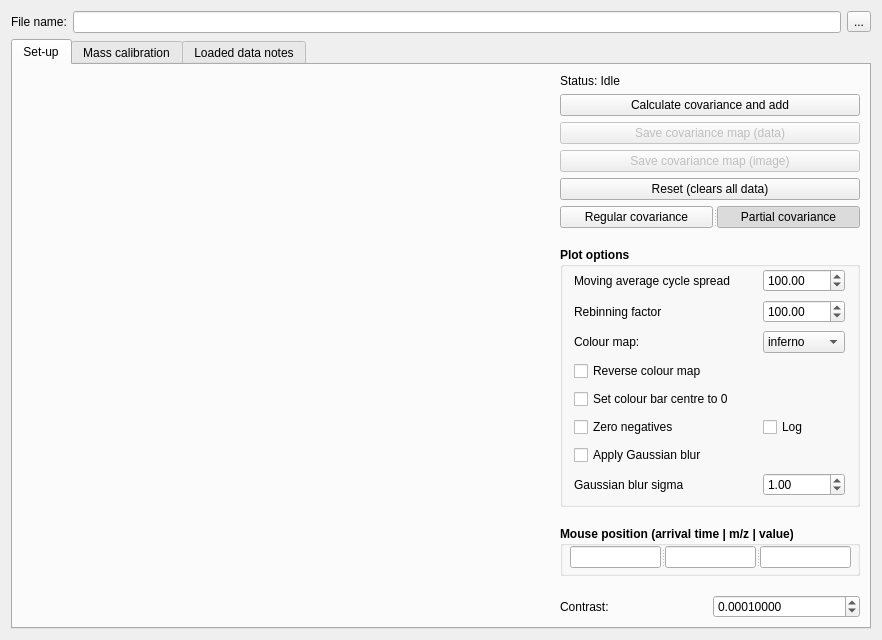
<?xml version="1.0" encoding="UTF-8"?>
<ui version="4.0">
 <class>Form</class>
 <widget class="QWidget" name="Form">
  <property name="geometry">
   <rect>
    <x>0</x>
    <y>0</y>
    <width>878</width>
    <height>636</height>
   </rect>
  </property>
  <property name="windowTitle">
   <string>Partial covariance plotter - OU version</string>
  </property>
  <layout class="QGridLayout" name="gridLayout_2">
   <item row="1" column="2">
    <widget class="QToolButton" name="openFile">
     <property name="text">
      <string>...</string>
     </property>
    </widget>
   </item>
   <item row="1" column="0">
    <widget class="QLabel" name="label_6">
     <property name="text">
      <string>File name:</string>
     </property>
    </widget>
   </item>
   <item row="2" column="0" colspan="3">
    <widget class="QTabWidget" name="tabWidget">
     <property name="sizePolicy">
      <sizepolicy hsizetype="MinimumExpanding" vsizetype="MinimumExpanding">
       <horstretch>0</horstretch>
       <verstretch>0</verstretch>
      </sizepolicy>
     </property>
     <property name="minimumSize">
      <size>
       <width>860</width>
       <height>590</height>
      </size>
     </property>
     <property name="currentIndex">
      <number>0</number>
     </property>
     <widget class="QWidget" name="tab">
      <attribute name="title">
       <string>Set-up</string>
      </attribute>
      <layout class="QHBoxLayout" name="horizontalLayout">
       <item>
        <widget class="PlotWidget" name="covMapWidget" native="true">
         <property name="sizePolicy">
          <sizepolicy hsizetype="Expanding" vsizetype="Expanding">
           <horstretch>5</horstretch>
           <verstretch>5</verstretch>
          </sizepolicy>
         </property>
         <property name="minimumSize">
          <size>
           <width>300</width>
           <height>300</height>
          </size>
         </property>
        </widget>
       </item>
       <item>
        <layout class="QVBoxLayout" name="verticalLayout">
         <item>
          <widget class="QLabel" name="guiStatus">
           <property name="sizePolicy">
            <sizepolicy hsizetype="Preferred" vsizetype="Preferred">
             <horstretch>0</horstretch>
             <verstretch>0</verstretch>
            </sizepolicy>
           </property>
           <property name="minimumSize">
            <size>
             <width>300</width>
             <height>0</height>
            </size>
           </property>
           <property name="maximumSize">
            <size>
             <width>300</width>
             <height>16777215</height>
            </size>
           </property>
           <property name="text">
            <string>Status: Idle</string>
           </property>
          </widget>
         </item>
         <item>
          <widget class="QPushButton" name="plotCovariance">
           <property name="enabled">
            <bool>true</bool>
           </property>
           <property name="font">
            <font>
             <bold>false</bold>
            </font>
           </property>
           <property name="text">
            <string>Calculate covariance and add</string>
           </property>
           <property name="checkable">
            <bool>false</bool>
           </property>
          </widget>
         </item>
         <item>
          <widget class="QPushButton" name="saveCovMapData">
           <property name="enabled">
            <bool>false</bool>
           </property>
           <property name="text">
            <string>Save covariance map (data)</string>
           </property>
          </widget>
         </item>
         <item>
          <widget class="QPushButton" name="saveCovMapImage">
           <property name="enabled">
            <bool>false</bool>
           </property>
           <property name="text">
            <string>Save covariance map (image)</string>
           </property>
          </widget>
         </item>
         <item>
          <widget class="QPushButton" name="resetCovMap">
           <property name="text">
            <string>Reset (clears all data)</string>
           </property>
          </widget>
         </item>
         <item>
          <widget class="QSplitter" name="splitter">
           <property name="orientation">
            <enum>Qt::Horizontal</enum>
           </property>
           <widget class="QPushButton" name="plotRegCovarButton">
            <property name="text">
             <string>Regular covariance</string>
            </property>
            <property name="checkable">
             <bool>true</bool>
            </property>
            <property name="autoExclusive">
             <bool>true</bool>
            </property>
           </widget>
           <widget class="QPushButton" name="plotPCovarButton">
            <property name="text">
             <string>Partial covariance</string>
            </property>
            <property name="checkable">
             <bool>true</bool>
            </property>
            <property name="checked">
             <bool>true</bool>
            </property>
            <property name="autoExclusive">
             <bool>true</bool>
            </property>
           </widget>
          </widget>
         </item>
         <item>
          <spacer name="verticalSpacer">
           <property name="orientation">
            <enum>Qt::Vertical</enum>
           </property>
           <property name="sizeHint" stdset="0">
            <size>
             <width>20</width>
             <height>40</height>
            </size>
           </property>
          </spacer>
         </item>
         <item>
          <widget class="QGroupBox" name="groupBox_3">
           <property name="sizePolicy">
            <sizepolicy hsizetype="Fixed" vsizetype="Fixed">
             <horstretch>0</horstretch>
             <verstretch>0</verstretch>
            </sizepolicy>
           </property>
           <property name="minimumSize">
            <size>
             <width>300</width>
             <height>260</height>
            </size>
           </property>
           <property name="font">
            <font>
             <bold>true</bold>
            </font>
           </property>
           <property name="title">
            <string>Plot options</string>
           </property>
           <widget class="QWidget" name="layoutWidget">
            <property name="geometry">
             <rect>
              <x>14</x>
              <y>20</y>
              <width>271</width>
              <height>231</height>
             </rect>
            </property>
            <layout class="QGridLayout" name="gridLayout_4">
             <item row="0" column="0">
              <widget class="QLabel" name="label_8">
               <property name="font">
                <font>
                 <bold>false</bold>
                </font>
               </property>
               <property name="text">
                <string>Moving average cycle spread</string>
               </property>
              </widget>
             </item>
             <item row="1" column="1">
              <widget class="QDoubleSpinBox" name="rebinSpin">
               <property name="font">
                <font>
                 <bold>false</bold>
                </font>
               </property>
               <property name="minimum">
                <double>10.000000000000000</double>
               </property>
               <property name="maximum">
                <double>1000.000000000000000</double>
               </property>
               <property name="value">
                <double>100.000000000000000</double>
               </property>
              </widget>
             </item>
             <item row="4" column="0">
              <widget class="QCheckBox" name="cBarCentreZeroCheck">
               <property name="sizePolicy">
                <sizepolicy hsizetype="MinimumExpanding" vsizetype="Fixed">
                 <horstretch>0</horstretch>
                 <verstretch>0</verstretch>
                </sizepolicy>
               </property>
               <property name="font">
                <font>
                 <bold>false</bold>
                </font>
               </property>
               <property name="text">
                <string>Set colour bar centre to 0</string>
               </property>
              </widget>
             </item>
             <item row="1" column="0">
              <widget class="QLabel" name="label_9">
               <property name="font">
                <font>
                 <bold>false</bold>
                </font>
               </property>
               <property name="text">
                <string>Rebinning factor</string>
               </property>
              </widget>
             </item>
             <item row="7" column="1">
              <widget class="QDoubleSpinBox" name="gaussBlurSigma">
               <property name="font">
                <font>
                 <bold>false</bold>
                </font>
               </property>
               <property name="minimum">
                <double>0.010000000000000</double>
               </property>
               <property name="singleStep">
                <double>0.250000000000000</double>
               </property>
               <property name="value">
                <double>1.000000000000000</double>
               </property>
              </widget>
             </item>
             <item row="5" column="0">
              <widget class="QCheckBox" name="zeroNegativeCheck">
               <property name="font">
                <font>
                 <bold>false</bold>
                </font>
               </property>
               <property name="text">
                <string>Zero negatives</string>
               </property>
              </widget>
             </item>
             <item row="2" column="0">
              <widget class="QLabel" name="label_7">
               <property name="font">
                <font>
                 <bold>false</bold>
                </font>
               </property>
               <property name="text">
                <string>Colour map:</string>
               </property>
              </widget>
             </item>
             <item row="6" column="0">
              <widget class="QCheckBox" name="gaussBlurCheck">
               <property name="font">
                <font>
                 <bold>false</bold>
                </font>
               </property>
               <property name="text">
                <string>Apply Gaussian blur</string>
               </property>
              </widget>
             </item>
             <item row="7" column="0">
              <widget class="QLabel" name="label_21">
               <property name="font">
                <font>
                 <bold>false</bold>
                </font>
               </property>
               <property name="text">
                <string>Gaussian blur sigma</string>
               </property>
              </widget>
             </item>
             <item row="2" column="1">
              <widget class="QComboBox" name="colourMapCombo">
               <property name="font">
                <font>
                 <bold>false</bold>
                </font>
               </property>
               <item>
                <property name="text">
                 <string>inferno</string>
                </property>
               </item>
               <item>
                <property name="text">
                 <string>viridis</string>
                </property>
               </item>
               <item>
                <property name="text">
                 <string>magma</string>
                </property>
               </item>
               <item>
                <property name="text">
                 <string>CET-L1</string>
                </property>
               </item>
               <item>
                <property name="text">
                 <string>CET-L3</string>
                </property>
               </item>
               <item>
                <property name="text">
                 <string>CET-L7</string>
                </property>
               </item>
               <item>
                <property name="text">
                 <string>CET-L8</string>
                </property>
               </item>
               <item>
                <property name="text">
                 <string>CET-L12</string>
                </property>
               </item>
               <item>
                <property name="text">
                 <string>CET-L16</string>
                </property>
               </item>
               <item>
                <property name="text">
                 <string>CET-L17</string>
                </property>
               </item>
               <item>
                <property name="text">
                 <string>CET-L18</string>
                </property>
               </item>
               <item>
                <property name="text">
                 <string>CET-L19</string>
                </property>
               </item>
               <item>
                <property name="text">
                 <string>CET-D1</string>
                </property>
               </item>
               <item>
                <property name="text">
                 <string>CET-D1A</string>
                </property>
               </item>
               <item>
                <property name="text">
                 <string>CET-D2</string>
                </property>
               </item>
               <item>
                <property name="text">
                 <string>CET-D3</string>
                </property>
               </item>
              </widget>
             </item>
             <item row="0" column="1">
              <widget class="QDoubleSpinBox" name="movAvgSpread">
               <property name="font">
                <font>
                 <bold>false</bold>
                </font>
               </property>
               <property name="minimum">
                <double>1.000000000000000</double>
               </property>
               <property name="maximum">
                <double>10000.000000000000000</double>
               </property>
               <property name="value">
                <double>100.000000000000000</double>
               </property>
              </widget>
             </item>
             <item row="3" column="0">
              <widget class="QCheckBox" name="reverseCMap">
               <property name="font">
                <font>
                 <bold>false</bold>
                </font>
               </property>
               <property name="text">
                <string>Reverse colour map</string>
               </property>
              </widget>
             </item>
             <item row="5" column="1">
              <widget class="QCheckBox" name="logScaleCheck">
               <property name="font">
                <font>
                 <bold>false</bold>
                </font>
               </property>
               <property name="text">
                <string>Log</string>
               </property>
              </widget>
             </item>
            </layout>
           </widget>
          </widget>
         </item>
         <item>
          <spacer name="verticalSpacer_2">
           <property name="orientation">
            <enum>Qt::Vertical</enum>
           </property>
           <property name="sizeHint" stdset="0">
            <size>
             <width>20</width>
             <height>40</height>
            </size>
           </property>
          </spacer>
         </item>
         <item>
          <widget class="QGroupBox" name="groupBox">
           <property name="minimumSize">
            <size>
             <width>0</width>
             <height>50</height>
            </size>
           </property>
           <property name="font">
            <font>
             <bold>true</bold>
            </font>
           </property>
           <property name="title">
            <string>Mouse position (arrival time | m/z | value)</string>
           </property>
           <widget class="QSplitter" name="splitter_2">
            <property name="geometry">
             <rect>
              <x>10</x>
              <y>20</y>
              <width>281</width>
              <height>22</height>
             </rect>
            </property>
            <property name="orientation">
             <enum>Qt::Horizontal</enum>
            </property>
            <widget class="QLineEdit" name="timeMousePosition">
             <property name="maximumSize">
              <size>
               <width>100</width>
               <height>16777215</height>
              </size>
             </property>
             <property name="font">
              <font>
               <bold>false</bold>
              </font>
             </property>
             <property name="readOnly">
              <bool>true</bool>
             </property>
            </widget>
            <widget class="QLineEdit" name="mzMousePosition">
             <property name="maximumSize">
              <size>
               <width>100</width>
               <height>16777215</height>
              </size>
             </property>
             <property name="font">
              <font>
               <bold>false</bold>
              </font>
             </property>
             <property name="readOnly">
              <bool>true</bool>
             </property>
            </widget>
            <widget class="QLineEdit" name="valueMousePosition">
             <property name="maximumSize">
              <size>
               <width>100</width>
               <height>16777215</height>
              </size>
             </property>
             <property name="font">
              <font>
               <bold>false</bold>
              </font>
             </property>
             <property name="readOnly">
              <bool>true</bool>
             </property>
            </widget>
           </widget>
          </widget>
         </item>
         <item>
          <spacer name="verticalSpacer_3">
           <property name="orientation">
            <enum>Qt::Vertical</enum>
           </property>
           <property name="sizeHint" stdset="0">
            <size>
             <width>20</width>
             <height>40</height>
            </size>
           </property>
          </spacer>
         </item>
         <item>
          <layout class="QGridLayout" name="gridLayout">
           <item row="0" column="0">
            <widget class="QLabel" name="label_15">
             <property name="text">
              <string>Contrast:</string>
             </property>
            </widget>
           </item>
           <item row="0" column="1">
            <widget class="QDoubleSpinBox" name="contrastSpin">
             <property name="minimumSize">
              <size>
               <width>60</width>
               <height>0</height>
              </size>
             </property>
             <property name="decimals">
              <number>8</number>
             </property>
             <property name="minimum">
              <double>0.000000000000000</double>
             </property>
             <property name="maximum">
              <double>1.000000000000000</double>
             </property>
             <property name="singleStep">
              <double>0.100000000000000</double>
             </property>
             <property name="stepType">
              <enum>QAbstractSpinBox::AdaptiveDecimalStepType</enum>
             </property>
             <property name="value">
              <double>0.000100000000000</double>
             </property>
            </widget>
           </item>
          </layout>
         </item>
        </layout>
       </item>
      </layout>
     </widget>
     <widget class="QWidget" name="tab_4">
      <attribute name="title">
       <string>Mass calibration</string>
      </attribute>
      <widget class="PlotWidget" name="massCaliToF" native="true">
       <property name="geometry">
        <rect>
         <x>10</x>
         <y>10</y>
         <width>771</width>
         <height>241</height>
        </rect>
       </property>
       <property name="sizePolicy">
        <sizepolicy hsizetype="Expanding" vsizetype="Preferred">
         <horstretch>0</horstretch>
         <verstretch>0</verstretch>
        </sizepolicy>
       </property>
      </widget>
      <widget class="QTableWidget" name="massCaliTable">
       <property name="geometry">
        <rect>
         <x>40</x>
         <y>310</y>
         <width>201</width>
         <height>231</height>
        </rect>
       </property>
       <property name="horizontalScrollBarPolicy">
        <enum>Qt::ScrollBarAlwaysOff</enum>
       </property>
       <property name="showGrid">
        <bool>true</bool>
       </property>
       <property name="sortingEnabled">
        <bool>false</bool>
       </property>
       <property name="rowCount">
        <number>2</number>
       </property>
       <property name="columnCount">
        <number>2</number>
       </property>
       <attribute name="verticalHeaderVisible">
        <bool>false</bool>
       </attribute>
       <row>
        <property name="text">
         <string>Row 1</string>
        </property>
       </row>
       <row>
        <property name="text">
         <string>Row 2</string>
        </property>
       </row>
       <column>
        <property name="text">
         <string>Time</string>
        </property>
       </column>
       <column>
        <property name="text">
         <string>Mass / charge</string>
        </property>
       </column>
      </widget>
      <widget class="PlotWidget" name="calibrationFitWidget" native="true">
       <property name="geometry">
        <rect>
         <x>500</x>
         <y>290</y>
         <width>281</width>
         <height>251</height>
        </rect>
       </property>
       <property name="sizePolicy">
        <sizepolicy hsizetype="Expanding" vsizetype="Preferred">
         <horstretch>0</horstretch>
         <verstretch>0</verstretch>
        </sizepolicy>
       </property>
      </widget>
      <widget class="QWidget" name="layoutWidget_2">
       <property name="geometry">
        <rect>
         <x>260</x>
         <y>380</y>
         <width>204</width>
         <height>88</height>
        </rect>
       </property>
       <layout class="QHBoxLayout" name="horizontalLayout_5">
        <property name="spacing">
         <number>10</number>
        </property>
        <item>
         <layout class="QGridLayout" name="gridLayout_7">
          <item row="0" column="0">
           <widget class="QPushButton" name="massCaliAddButton">
            <property name="text">
             <string>Add row</string>
            </property>
           </widget>
          </item>
          <item row="2" column="0">
           <widget class="QPushButton" name="massCaliClearButton">
            <property name="text">
             <string>Clear all</string>
            </property>
           </widget>
          </item>
          <item row="1" column="0">
           <widget class="QPushButton" name="massCaliRemoveButton">
            <property name="text">
             <string>Remove row</string>
            </property>
           </widget>
          </item>
         </layout>
        </item>
        <item>
         <layout class="QGridLayout" name="gridLayout_8">
          <item row="0" column="0">
           <widget class="QPushButton" name="plotMassCali">
            <property name="text">
             <string>Plot calibration</string>
            </property>
           </widget>
          </item>
         </layout>
        </item>
       </layout>
      </widget>
      <widget class="QWidget" name="layoutWidget_4">
       <property name="geometry">
        <rect>
         <x>330</x>
         <y>290</y>
         <width>52</width>
         <height>48</height>
        </rect>
       </property>
       <layout class="QGridLayout" name="gridLayout_3">
        <item row="2" column="0">
         <widget class="QRadioButton" name="radioMassCharge">
          <property name="enabled">
           <bool>false</bool>
          </property>
          <property name="text">
           <string>m / z</string>
          </property>
          <property name="checkable">
           <bool>true</bool>
          </property>
         </widget>
        </item>
        <item row="1" column="0">
         <widget class="QRadioButton" name="radioToF">
          <property name="text">
           <string>ToF</string>
          </property>
          <property name="checked">
           <bool>true</bool>
          </property>
         </widget>
        </item>
       </layout>
      </widget>
     </widget>
     <widget class="QWidget" name="tab_2">
      <attribute name="title">
       <string>Loaded data notes</string>
      </attribute>
      <widget class="QTableWidget" name="loadDataParamTable">
       <property name="enabled">
        <bool>true</bool>
       </property>
       <property name="geometry">
        <rect>
         <x>20</x>
         <y>30</y>
         <width>301</width>
         <height>311</height>
        </rect>
       </property>
       <property name="horizontalScrollBarPolicy">
        <enum>Qt::ScrollBarAlwaysOff</enum>
       </property>
       <attribute name="horizontalHeaderDefaultSectionSize">
        <number>150</number>
       </attribute>
       <attribute name="verticalHeaderVisible">
        <bool>false</bool>
       </attribute>
       <column>
        <property name="text">
         <string>FIle name</string>
        </property>
       </column>
       <column>
        <property name="text">
         <string>Number of cycles</string>
        </property>
       </column>
      </widget>
     </widget>
    </widget>
   </item>
   <item row="1" column="1">
    <widget class="QLineEdit" name="fileName"/>
   </item>
  </layout>
 </widget>
 <customwidgets>
  <customwidget>
   <class>PlotWidget</class>
   <extends>QWidget</extends>
   <header>pyqtgraph</header>
   <container>1</container>
  </customwidget>
 </customwidgets>
 <resources/>
 <connections/>
</ui>
